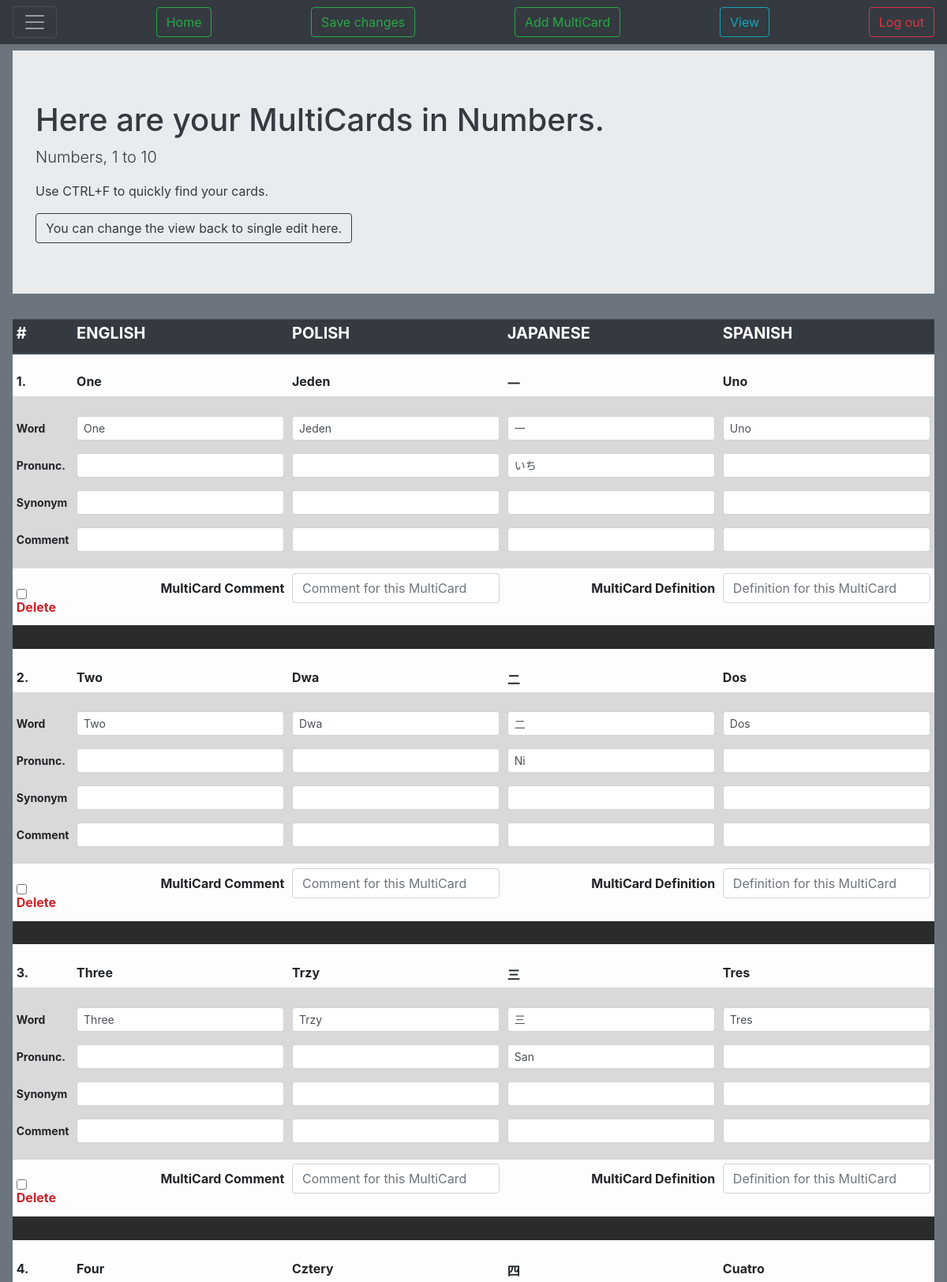
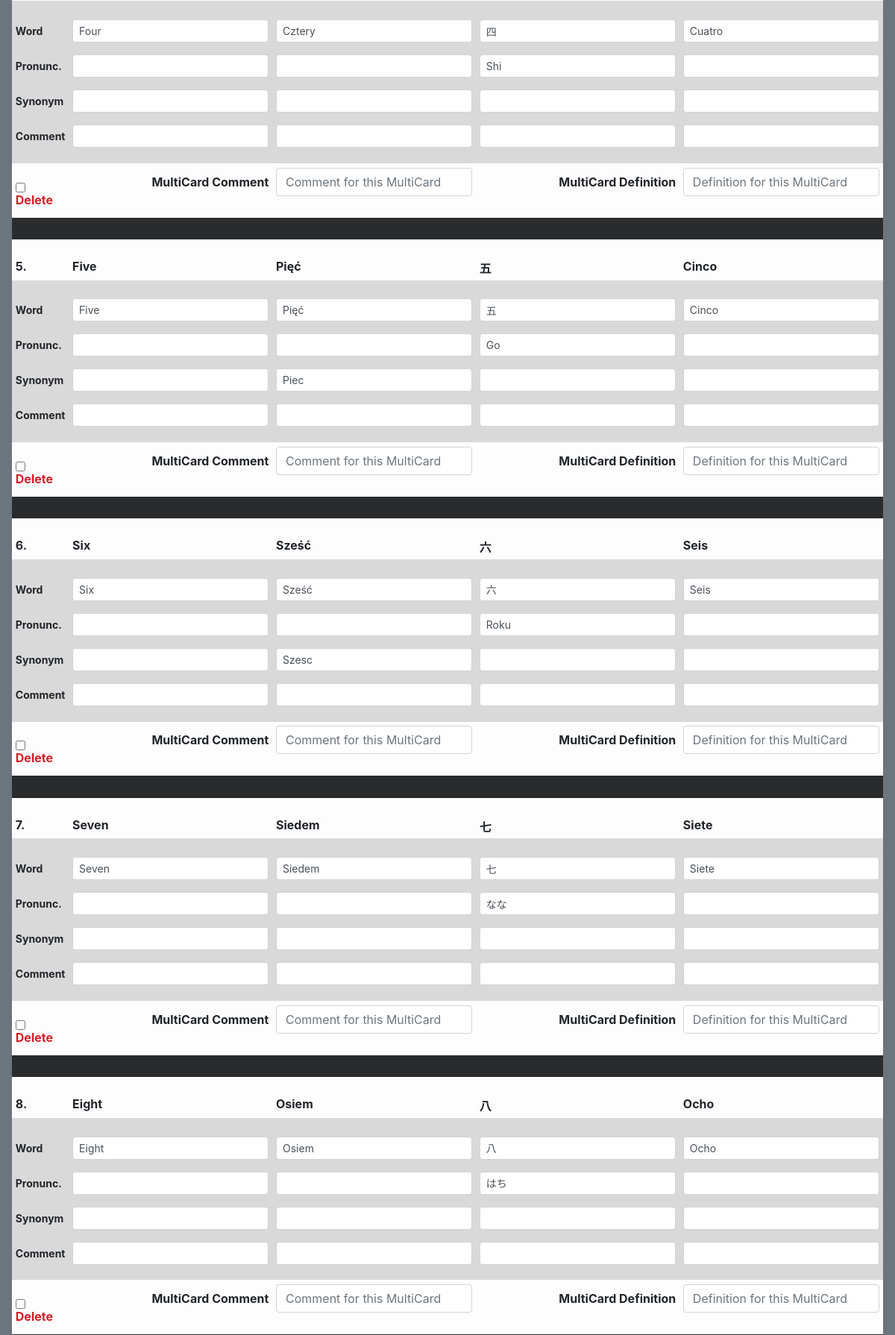
Screenshot of /cards/edit_all_multicards/57/ (signed in, upper part) with the database file from the repository (2 pictures, top to bottom).
### Cards/models.py (models this page shows, shortened)
class CardFolder(models.Model):
    user = models.ForeignKey(User, on_delete=models.CASCADE)
    name = models.CharField(max_length=200)
    create_date = models.DateField(auto_now_add=True)
    edit_date = models.DateField(auto_now=True)
    lang1 = models.CharField(max_length=5, choices=langcodes.LangCodes, default="en")
    lang2 = models.CharField(max_length=5, choices=langcodes.LangCodes, default="pl")
    lang3 = models.CharField(max_length=5, choices=langcodes.LangCodes, default="ja", blank=True)
    lang4 = models.CharField(max_length=5, choices=langcodes.LangCodes, default="es", blank=True)
    lang5 = models.CharField(max_length=5, choices=langcodes.LangCodes, default="de", blank=True)
    score = models.SmallIntegerField(default=0)
    comment = models.CharField(max_length=400, blank=True)
    public = models.BooleanField(default=False)
    def get_langs(self, item=False):
        langs = (self.lang1, self.lang2, self.lang3, self.lang4, self.lang5)
        lang_choices = []
        lang_values = []
        lang_keys = []
        for i in langs:
            if i != "":
                value = langcodes.LangCodesDict[i].capitalize()
                lang_choices.append((i, value))
                lang_values.append(value)
                lang_keys.append(i)
        if item == 'value':
            return lang_values
        if item == 'key':
            return lang_keys
        else:
            return lang_choices
    def langs_keys(self):
        langs = [self.lang1, self.lang2, self.lang3, self.lang4, self.lang5]
        true_langs = []
        for i in langs:
            if i != "":
                true_langs.append(i)
        return true_langs
    def langs_no(self):
        return len(self.get_langs())
    langs_no.short_description = "No of languages"

class MultiCard(models.Model):
    cards_folder = models.ForeignKey(CardFolder, on_delete=models.CASCADE)
    score = models.SmallIntegerField(default=0)
    comment = models.CharField(max_length=400, blank=True)
    definition = models.CharField(max_length=400, blank=True)
    rates = models.SmallIntegerField(default=0)
    rating = models.SmallIntegerField(default=0)
    mastered = models.BooleanField(default=False)
    priority = models.SmallIntegerField(default=10)

class Card(models.Model):
    multi_card = models.ForeignKey(MultiCard, on_delete=models.CASCADE)
    cards_folder = models.ForeignKey(CardFolder, on_delete=models.CASCADE)
    language = models.CharField(max_length=5, choices=langcodes.LangCodes, default="en")
    main = models.CharField(max_length=50)
    automated = models.BooleanField(default=False)
    score = models.SmallIntegerField(default=0)
    pronunciation = models.CharField(max_length=200, blank=True, default=False, null=True)
    synonyms = models.CharField(max_length=50, blank=True)
    comment = models.CharField(max_length=400, blank=True)
    rating = models.SmallIntegerField(default=0)
    mastered = models.BooleanField(default=False)
    priority = models.SmallIntegerField(default=0)
    show_answer = models.BooleanField(default=True)

### Cards/views.py (the view)
# urls.py: path('edit_all_multicards/<int:set_id>/', views.edit_all_multicards, name='edit_all_multicards'),
@login_required
def edit_all_multicards(request, set_id):
    folder = get_object_or_404(CardFolder, id=set_id)
    user_folders = request.user.cardfolder_set.all()
    langs = folder.get_langs()
    length = len(langs)
    context = {
        'folder': folder,
        "length": length,
        "langs": langs,
        'width': 94 / length
    }
    if request.method == "POST":
        for m_card in folder.multicard_set.all():
            m_id = str(m_card.id)
            if request.POST.get(('delete' + m_id), False):
                m_card.delete()
            else:
                m_card.definition = request.POST['definition' + m_id]
                m_card.comment = request.POST['comment' + m_id]
                m_card.save()
                for k, v in langs:
                    card = Card.objects.get(multi_card=m_card, language=k)
                    if request.POST['main' + k + m_id] != card.main:
                        card.automated = False
                    card.main = request.POST['main' + k + m_id].capitalize()
                    card.pronunciation = request.POST['pronunciation' + k + m_id].capitalize()
                    card.synonyms = request.POST['synonyms' + k + m_id].capitalize()
                    card.comment = request.POST['comment' + k + m_id]
                    card.save()
        return render(request, 'Cards/edit_all_multicards.html', context)
    else:
        if folder not in user_folders:
            return render(request, 'Cards/no_access.html')
        else:
            return render(request, 'Cards/edit_all_multicards.html', context)

### Cards/templatetags/get_obj.py (called while the page is built)
@register.simple_tag
def get_card(lang, multicard):
    try:
        mcard = Card.objects.get(language=lang, multi_card=multicard)
    except Card.DoesNotExist:
        mcard = None
    return mcard

### Cards/templates/Cards/edit_all_multicards.html (shortened to what this page needs)
{% extends "base.html" %}
{% block styles %}
{% load get_obj %}
{% endblock %}
{% block nav_buttons %}
<button type="submit" form="form" class="btn btn-outline-success">Save changes</button>
<button type="button" class="btn btn-outline-success" data-toggle="modal" data-target="#staticBackdrop">Add MultiCard</button>
<a class="btn btn-outline-info" href="{% url 'view_folder' set_id=folder.id %}">View</a>
{% endblock nav_buttons %}
{% block body %}
<div class="jumbotron jumbotron-fluid">
  <div class="container">
    <div class="text-dark">
        <h1 class="display-5">Here are your MultiCards in {{folder.name}}.</h1>
        <p class="lead">{{ folder.comment }}</p>
        <p>Use CTRL+F to quickly find your cards.</p>
        <a class="btn btn-outline-dark" href="{% url 'edit_multicards' set_id=folder.id %}">You can change the view back to single edit here.</a>
    </div>
  </div>
</div>
<form method="POST" id="form" action=".">{% csrf_token %}
 <table class="table table-sm table-light">
    <thead class="thead-dark">
        <th style="width: 5%"><h5><b>
            #
        </b></h5></th>
          {% for k, v in folder.get_langs %}
          <th style="width: {{width}}%">
              <h5><b>
                  {{ v|upper }}
              </b></h5>
          </th>
          {% endfor %}
    </thead>
     {% for multicard in folder.multicard_set.all %}
        <tr>
            <td>
                <b><br/>{{ forloop.counter }}.</b>
            </td>
            {% for lang in folder.langs_keys %}
                {% get_card lang multicard as card %}
                    <td style="width: {{width}}%">
                        <b><br/>{{ card.main }}</b>
                    </td>
            {% endfor %}
        </tr>
        <tr class="table-active table-borderless">
            <td>
                <br/>
                <p class="font-weight-bold"><span class="form-control-plaintext form-control-sm">Word</span></p>
                <p class="font-weight-bold"><span class="form-control-plaintext form-control-sm">Pronunc.</span></p>
                <p class="font-weight-bold"><span class="form-control-plaintext form-control-sm">Synonym</span></p>
                <p class="font-weight-bold"><span class="form-control-plaintext form-control-sm">Comment</span></p>
            </td>
            {% for k, v in langs %}
             {% get_card k multicard as card %}
              <td>
                  <br/>
                  <p>
                    <input type="text" name="main{{k}}{{multicard.id}}" class="form-control form-control-sm" maxlength="50" required value="{{card.main}}">
                  </p>
                  <p>
                    <input type="text" name="pronunciation{{k}}{{multicard.id}}" class="form-control form-control-sm" maxlength="50" value="{{card.pronunciation}}">
                  </p>
                  <p>
                    <input type="text" name="synonyms{{k}}{{multicard.id}}" class="form-control form-control-sm" maxlength="50" value="{{card.synonyms}}">
                  </p>
                  <p>
                    <input type="text" name="comment{{k}}{{multicard.id}}" class="form-control form-control-sm" maxlength="50" value="{{card.comment}}">
                  </p>
              </td>
            {% endfor %}
        </tr>
        <tr>
            {% if length < 4 %}
                <td>
                    <br/>
                    <input type="checkbox" class="btn btn-outline-danger" value=1 name="delete{{multicard.id}}" id="d{{multicard.id}}">
                    <label style="color:#d51e25" for="d{{multicard.id}}"><b>Delete</b></label>
                </td>
                <td>
                    <p class="font-weight-bold">
                        <span class="form-control-plaintext">MultiCard Comment</span>
                    </p>
                    <input type="text" name="comment{{multicard.id}}" class="form-control" maxlength="400" placeholder="Comment for this MultiCard" value="{{multicard.comment}}">
                </td>
                <td>
                    <p class="font-weight-bold">
                        <span class="form-control-plaintext">MultiCard Definition</span>
                    </p>
                    <input type="text" name="definition{{multicard.id}}" class="form-control" maxlength="400" placeholder="Definition for this MultiCard" value="{{multicard.definition}}">
                </td>
            {% else %}
                <td>
                    <br/>
                    <input type="checkbox" class="btn btn-outline-danger" value=1 name="delete{{multicard.id}}" id="d{{multicard.id}}">
                    <label style="color:#d51e25" for="d{{multicard.id}}"><b>Delete</b></label>
                </td>
                <td class="text-right">
                    <p class="font-weight-bold">
                        <span class="form-control-plaintext">MultiCard Comment</span>
                    </p>
                </td>
                <td>
                    <input type="text" name="comment{{multicard.id}}" class="form-control" maxlength="400" placeholder="Comment for this MultiCard" value="{{multicard.comment}}">
                </td>
                <td class="text-right">
                    <p class="font-weight-bold">
                        <span class="form-control-plaintext">MultiCard Definition</span>
                    </p>
                </td>
                <td>
                    <input type="text" name="definition{{multicard.id}}" class="form-control" maxlength="400" placeholder="Definition for this MultiCard" value="{{multicard.definition}}">
                </td>
            {% endif %}
        </tr>
     <tr style="background-color:#292b2c">
        <td colspan="{{length|add:'1'}}"><br/></td>
     </tr>
        {% endfor %}
 </table>
</form>
{% endblock %}

### rows the page displays
CardFolder: name "Numbers", comment "Numbers, 1 to 10"
MultiCard: {{ width }} 23.5 (drawn)
Card: main "One", main "One"
Card: main "Jeden", main "Jeden"
Card: main "一", main "一", pronunciation "いち"
Card: main "Uno", main "Uno"
MultiCard: {{ width }} 23.5 (drawn)
Card: main "Two", main "Two"
Card: main "Dwa", main "Dwa"
Card: main "二", main "二", pronunciation "Ni"
Card: main "Dos", main "Dos"
MultiCard: {{ width }} 23.5 (drawn)
Card: main "Three", main "Three"
Card: main "Trzy", main "Trzy"
Card: main "三", main "三", pronunciation "San"
Card: main "Tres", main "Tres"
MultiCard: {{ width }} 23.5 (drawn)
Card: main "Four", main "Four"
Card: main "Cztery", main "Cztery"
Card: main "四", main "四", pronunciation "Shi"
Card: main "Cuatro", main "Cuatro"
MultiCard: {{ width }} 23.5 (drawn)
Card: main "Five", main "Five"
Card: main "Pięć", main "Pięć", synonyms "Piec"
Card: main "五", main "五", pronunciation "Go"
Card: main "Cinco", main "Cinco"
MultiCard: {{ width }} 23.5 (drawn)
Card: main "Six", main "Six"
Card: main "Sześć", main "Sześć", synonyms "Szesc"
Card: main "六", main "六", pronunciation "Roku"
Card: main "Seis", main "Seis"
MultiCard: {{ width }} 23.5 (drawn)
Card: main "Seven", main "Seven"
Card: main "Siedem", main "Siedem"
Card: main "七", main "七", pronunciation "なな"
Card: main "Siete", main "Siete"
MultiCard: {{ width }} 23.5 (drawn)
Card: main "Eight", main "Eight"
Card: main "Osiem", main "Osiem"
Card: main "八", main "八", pronunciation "はち"
Card: main "Ocho", main "Ocho"

### other values shown
{{ v|upper }} "ENGLISH" "POLISH" "JAPANESE" "SPANISH"
